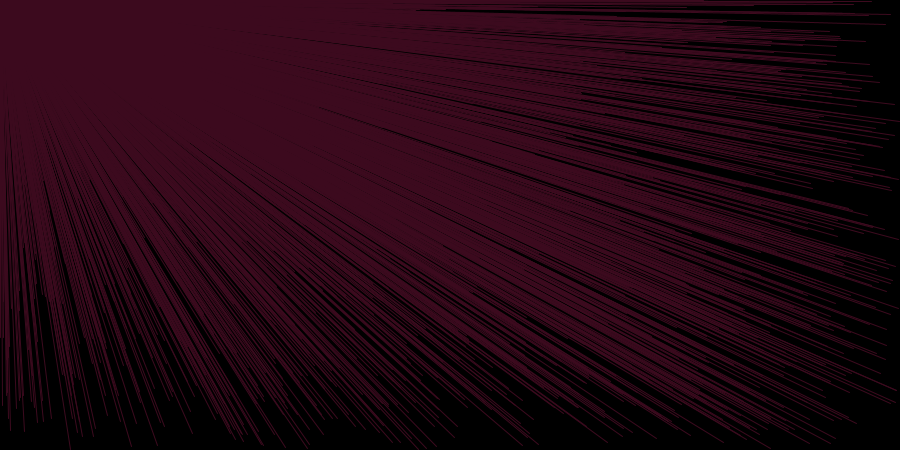
Frame 1 (no input)
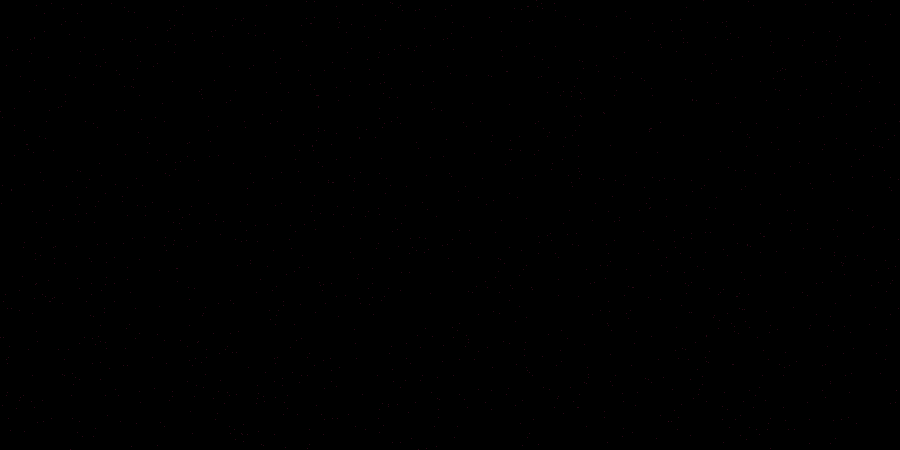
Frame 60 (the mouse pressed at the canvas centre just before this capture)
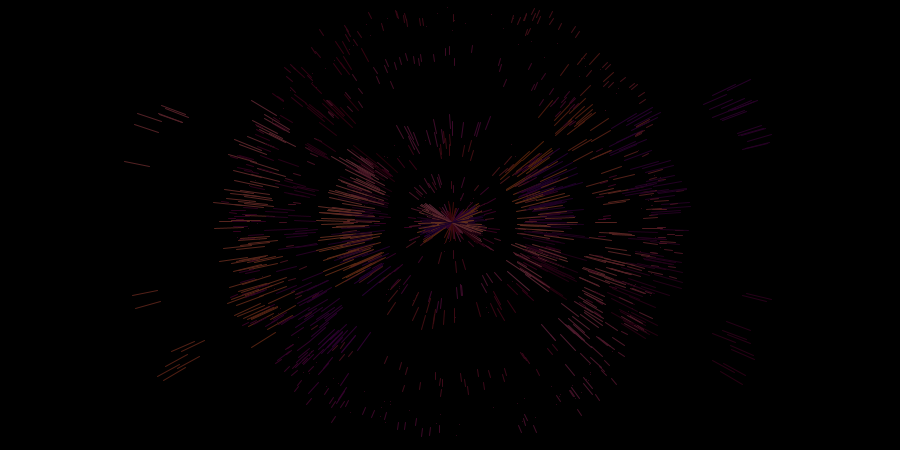
Frame 120 (the mouse held since frame 60 and released just before this capture)

The Processing sketch that drew these frames (run headless with seeded random() and noise(); from frame 60 on, the mouse is pressed at the canvas centre):

// Processing sketch: processing_53501
// ── processing_53501.pde

//Adam Lastowka
//Sorry, messy code.

int longness = 1500;
float drag = 0.01;
float randomX;
float randomY;

follower[] goog = new follower[longness];

void setup() {
  smooth();
  size(900, 450);
  background(0, 0, 0);
  stroke(255, 255, 255);
  fill(255, 255, 255);
  for(int i = 0; i < longness; i++) {
    goog[i] = new follower();
  }
}
void draw() {
  if(!(keyPressed && key == 'q')) {
    background(0, 0, 0);
  if(mousePressed) {
    randomX = random(-8, 8);
    randomY = random(-8, 8);
  }
  }
  for(int i = 0; i < longness; i++) {
    goog[i].render();
  }
}
class follower {
float X;
float Y;
float Xv;
float Yv;
float xp;
float yp;


follower() {
  X = random(900);
  Y = random(450);
}
void render() {
 stroke(60 + Xv, 10 + Xv, 30 + Yv); 
   if(mousePressed) {
     Xv += (10000 / dist(mouseX, mouseY, X, Y) * ((0.009 * (mouseX - X))) / 50);
     Yv += (10000 / dist(mouseX, mouseY, X, Y) * ((0.009 * (mouseY - Y))) / 50);
   }else{
     Xv = Xv / 1.02;
     Yv = Yv / 1.02;
   }
   X = X + Xv;
   Y = Y + Yv;
 if(keyPressed && key != 'q') {
   Xv = Xv / 1.05;
   Yv = Yv / 1.05;
 }
  line(X + randomX, Y + randomY, xp + randomX, yp + randomY);
  xp = X;
  yp = Y;
}
}                                               
